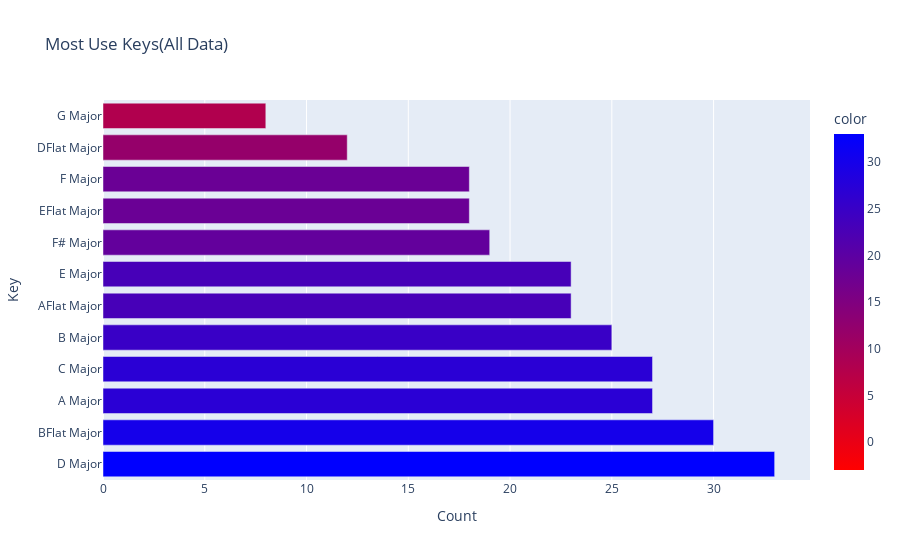

The notebook cell this image was saved under:
### Code cell
fig = px.bar(data, y=data.key.unique(), x=data.key.value_counts(), 
orientation='h', 
color=data.key.value_counts(),
color_continuous_midpoint=15, 
color_continuous_scale=px.colors.sequential.Bluered_r,
title='Most Use Keys(All Data)',
labels={'y':'Key', 'x':'Count'})

fig.show()

### Figure 1 — Plotly figure (JSON) as saved in the notebook; plotly's stock layout.template omitted (floating-point values rounded to 4 significant figures)
{"data": [{"alignmentgroup": "True", "hovertemplate": "Count=%{x}<br>Key=%{y}<br>color=%{marker.color}<extra></extra>", "legendgroup": "", "marker": {"color": [33, 30, 27, 27, 25, 23, 23, 19, 18, 18, 12, 8], "coloraxis": "coloraxis", "pattern": {"shape": ""}}, "name": "", "offsetgroup": "", "orientation": "h", "showlegend": false, "textposition": "auto", "type": "bar", "x": [33, 30, 27, 27, 25, 23, 23, 19, 18, 18, 12, 8], "xaxis": "x", "y": ["D Major", "BFlat Major", "A Major", "C Major", "B Major", "AFlat Major", "E Major", "F# Major", "EFlat Major", "F Major", "DFlat Major", "G Major"], "yaxis": "y"}], "layout": {"barmode": "relative", "coloraxis": {"cmid": 15, "colorbar": {"title": {"text": "color"}}, "colorscale": [[0, "rgb(255,0,0)"], [1, "rgb(0,0,255)"]]}, "legend": {"tracegroupgap": 0}, "title": {"text": "Most Use Keys(All Data)"}, "xaxis": {"anchor": "y", "domain": [0, 1], "title": {"text": "Count"}}, "yaxis": {"anchor": "x", "domain": [0, 1], "title": {"text": "Key"}}}}
